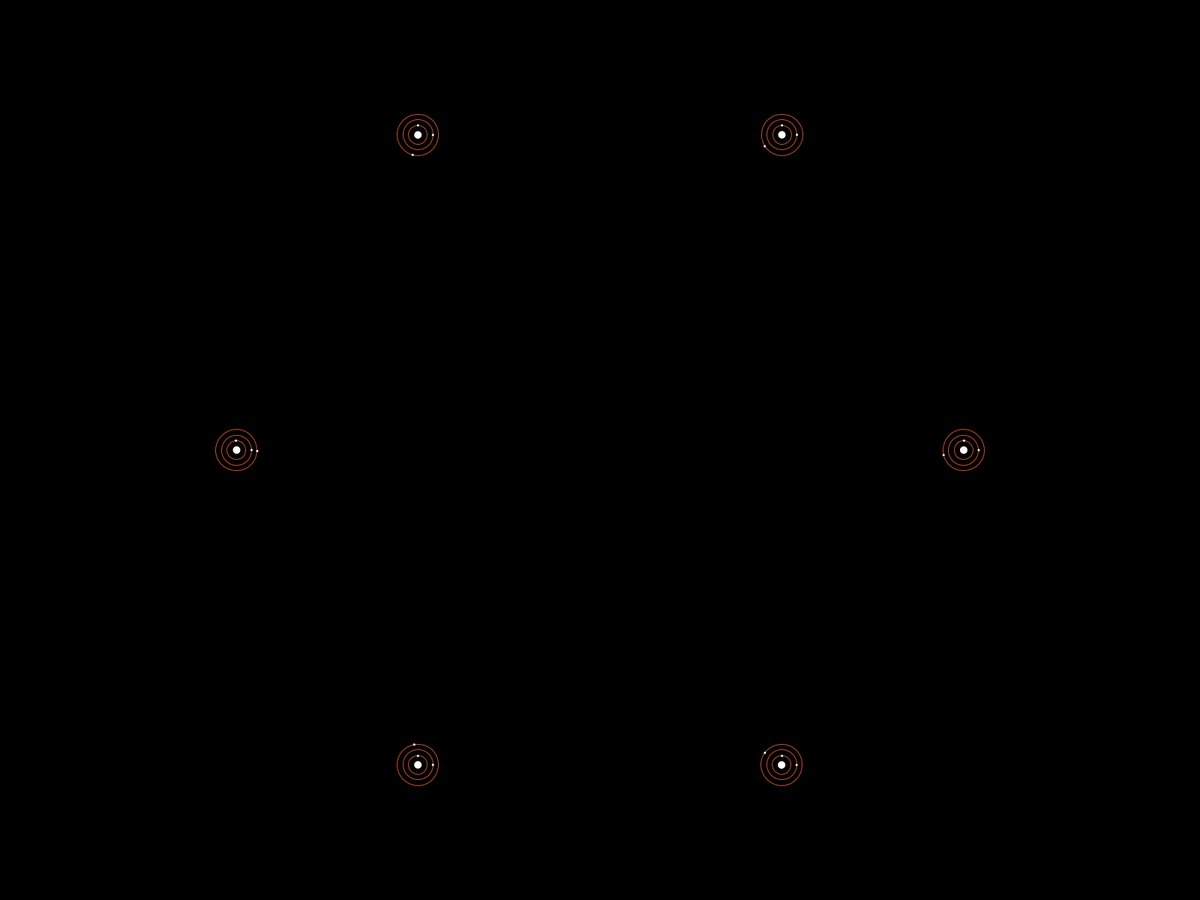
Frame 1 (no input)
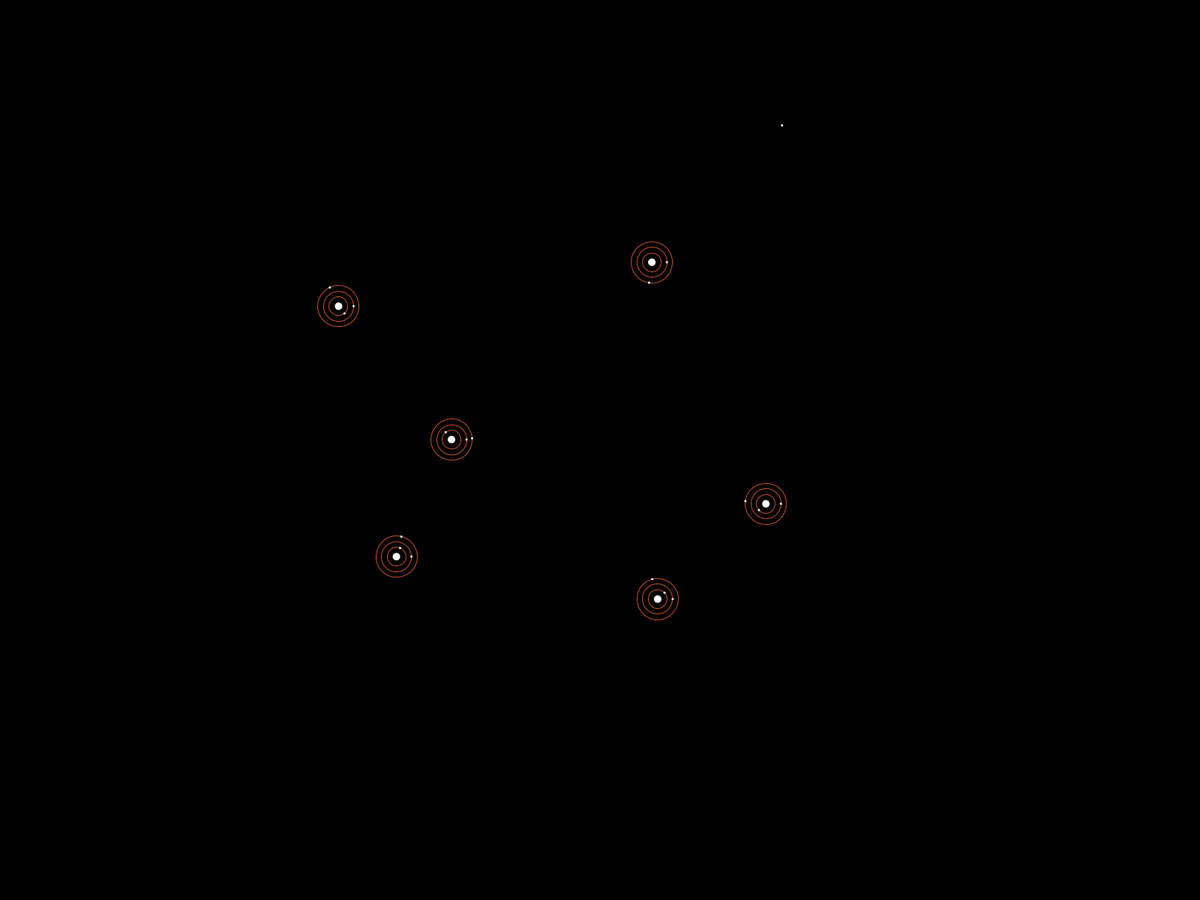
Frame 60 (the mouse pressed at the canvas centre just before this capture)
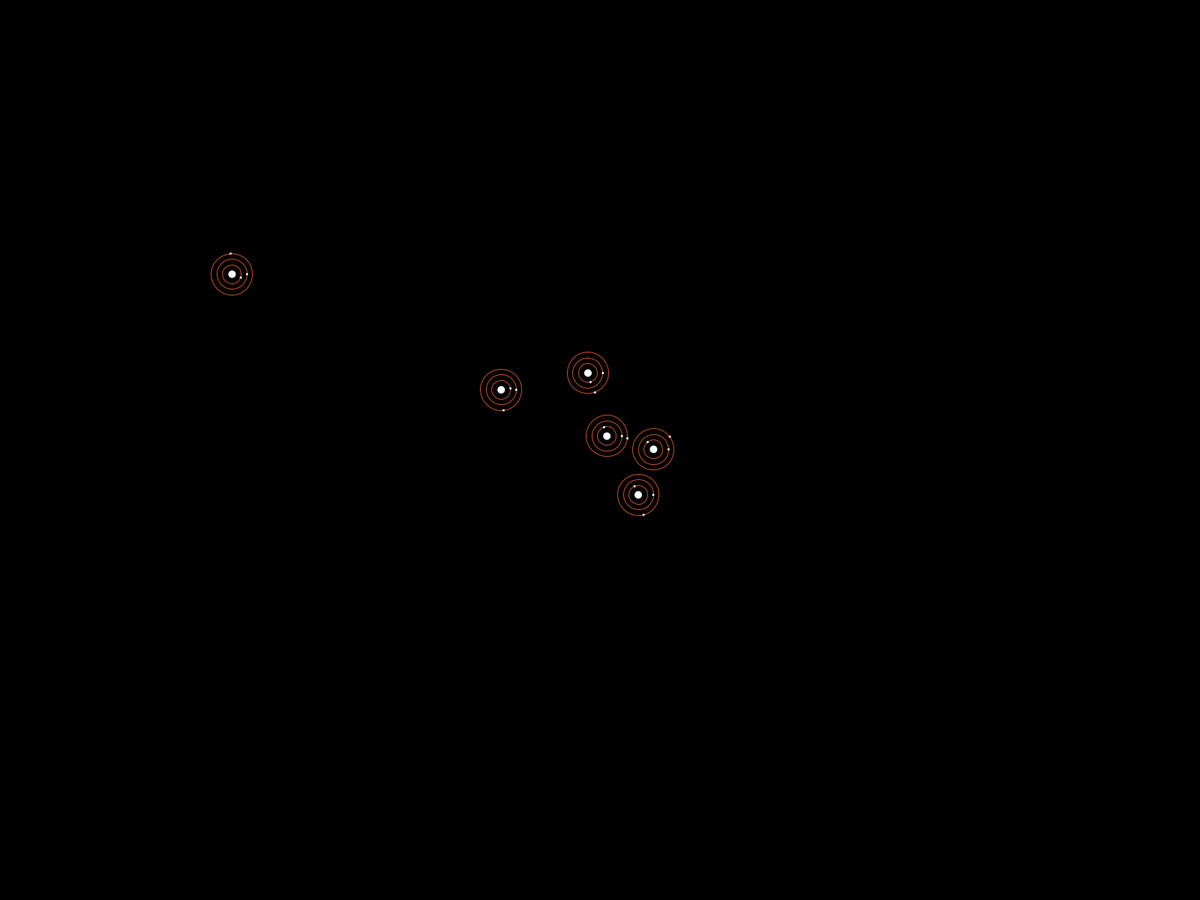
Frame 120 (the mouse held since frame 60 and released just before this capture)

The Processing sketch that drew these frames (run headless with seeded random() and noise(); from frame 60 on, the mouse is pressed at the canvas centre):

// Processing sketch: Atomit_II
// ── Atomit_II.pde
// One electron points toward target
// One electron points toward/away wind
// Electrons represent direction of forces

// depth

Atomi [] atomit;
float centX;
float centY;
PVector wind;

void setup () {
  fullScreen ();
  //size (1600, 900);
  background (0);
  frameRate (60);
  smooth ();
  
  centX = width / 2;
  centY = height / 2;
  
  atomit = new Atomi [6];
  
  wind = new PVector (0, 0);
  
  int i = 0;
  for (int ang = 0; i < atomit.length; ang += 60) {
    float rad = radians (ang);
    float xPos = centX + cos(rad) * (height * (1.618/4));
    float yPos = centY + sin(rad) * (height * (1.618/4));
    atomit [i] = new Atomi (xPos, yPos);
    i++;
  }
}

void draw () {
  background (0);
  
  if (frameCount % 360 == 0) {
    wind = PVector.random2D();
    wind.mult(random (-500, 500));
  }
  
  for (Atomi atomi : atomit) {
    atomi.ApplyForce(wind);
    atomi.Update ();
    atomi.Draw ();
  }
}

// ── Atomi.pde
class Atomi {
  
  PVector force;
  PVector location;
  PVector velocity;
  PVector acceleration;
  PVector pulltowards;
  float maxSpeed;
  float mass;
  float xoff;
  float yoff;
  float noiseInc;
  PVector target;
  PVector steer;
  Elektroni [] elektronit;
  
  Atomi (float x_, float y_) {
    maxSpeed = 5;
    mass = 1000.0;
    location = new PVector (x_, y_);
    elektronit = new Elektroni [3];
    velocity = new PVector (0, 0);
    steer = new PVector (0, 0);
    acceleration = new PVector (0, 0);
    xoff = random (1000);
    yoff = random (1000);
    noiseInc = 0.005;
    for (int i = 0; i < 3; i++) {
      elektronit [i] = new Elektroni (location.x, location.y, i + 1, this);
    }
  }
  
  void ApplyForce (PVector force) {
    PVector f = PVector.div (force, mass);
    acceleration.add (f);
  }
  
  void CheckEdges () {
    
    float pushback;
    
    if (location.x > width - 100) {
      pushback = abs (width - location.x) * -5;
      ApplyForce (new PVector (pushback, 0));
    }
    if (location.x < 100) {
      pushback = abs (location.x) * 5;
      ApplyForce (new PVector (pushback, 0));
    }
    if (location.y > height - 100) {
      pushback = abs (height - location.y) * -5;
      ApplyForce (new PVector (0, pushback));
    }
    if (location.y < 100) {
      pushback = abs (location.y) * 5;
      ApplyForce (new PVector (0, pushback));
    }
  }
  
  void Draw () {
    noStroke ();
    fill (255);
    ellipse (location.x, location.y, 10, 10);
    for (int i = 0; i < 3; i++) {
      stroke (200, 80, 40, 255);
      noFill ();
      ellipse (location.x, location.y, 25 + (i * 15), 25 + (i * 15));
      elektronit [i].Draw ();
    }
  }
  
  void Update () {
    
    CheckEdges ();
    
    for (Atomi otherAtomi : atomit) {
      if (otherAtomi != this) {
        float distance = PVector.dist(location, otherAtomi.location);
        if (distance < 75) {
          PVector pushaway = PVector.sub(otherAtomi.location, location);
          pushaway.normalize();
          pushaway.mult(-500);
          ApplyForce (pushaway);
        } else if (distance >= 75 && distance < 300) {
          pulltowards = PVector.sub(otherAtomi.location, location);
          pulltowards.normalize ();
          pulltowards.mult ((distance * distance) / 500);
          ApplyForce (pulltowards);
        }
      }
    }
    
    xoff += noiseInc;
    yoff += noiseInc;
    float xNoise = noise (xoff);
    xNoise = map (xNoise, 0, 1, 0, width);
    float yNoise = noise (yoff);
    yNoise = map (yNoise, 0, 1, 0, height);
    
    target = new PVector (xNoise, yNoise);
    steer = PVector.sub(target, location);
    ApplyForce(steer);
    
    velocity.add (acceleration);
    velocity.limit (maxSpeed);
    location.add (velocity);
    acceleration.mult (0);
    
    for (Elektroni elektroni : elektronit) {
      elektroni.Update ();
    }
    
  }
  
}

// ── Elektroni.pde
class Elektroni {
  
  Atomi parent;
  int tier;
  PVector primary;
  PVector location;
  
  Elektroni (float x_, float y_, int tier_, Atomi p_) {
    primary = new PVector (x_, y_);
    location = new PVector (x_, y_ - 5 - (7.5 * tier_));
    tier = tier_;
    parent = p_;
  }
  
  void Draw() {
    noStroke ();
    fill (255);
    ellipse (location.x, location.y, 3, 3); 
  }
  
  void Update () {
    primary.x = parent.location.x;
    primary.y = parent.location.y;
    if (tier == 1 && parent.pulltowards != null) {
      PVector dir = parent.pulltowards.copy();
      float angle = dir.heading();
      location.x = primary.x + cos(angle) * (7.5 * tier + 5);
      location.y = primary.y + sin(angle) * (7.5 * tier + 5);
    }
    if (tier == 2 && wind != null) {
      PVector dir = wind.copy();
      float angle = dir.heading();
      location.x = primary.x + cos(angle) * (7.5 * tier + 5);
      location.y = primary.y + sin(angle) * (7.5 * tier + 5);
    }
    if (tier == 3 && parent.target != null) {
      PVector dir = parent.steer.copy ();
      float angle = dir.heading();
      location.x = primary.x + cos(angle) * (7.5 * tier + 5);
      location.y = primary.y + sin(angle) * (7.5 * tier + 5);
    } else if (parent.target == null) {
      location.x = primary.x + (5 * tier + 4);
      location.y = primary.y + (5 * tier + 4);
    }
  }
  
}
